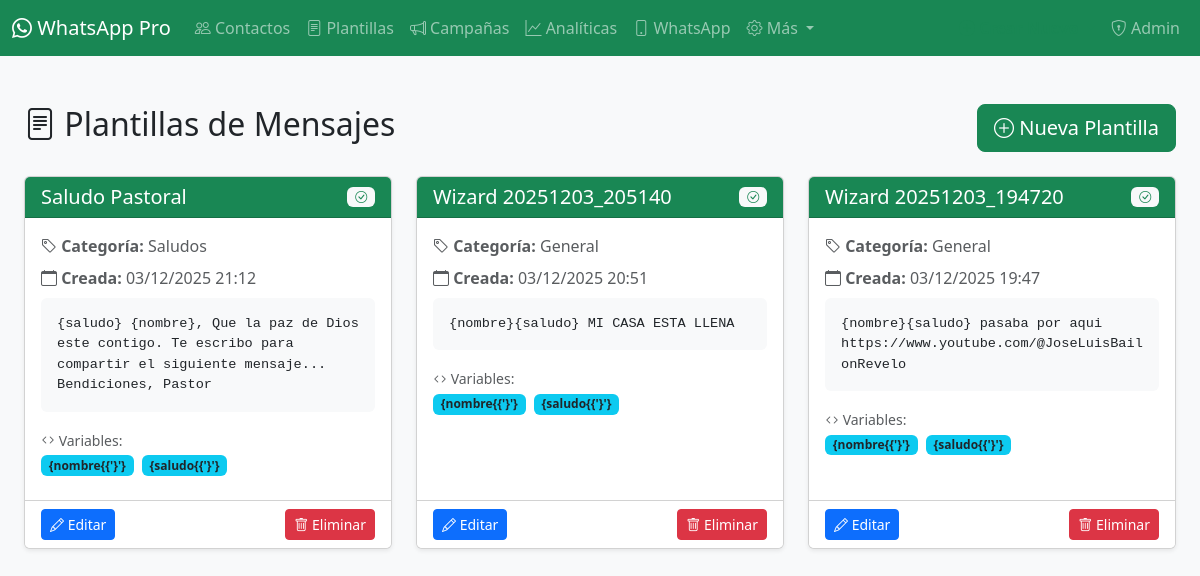
/templates/, run on the app's committed database.
### whatsapp/models.py (models this page shows, shortened)
class Template(models.Model):
    name = models.CharField(max_length=200)
    content = models.TextField()
    category = models.CharField(max_length=100, default='General')
    active = models.BooleanField(default=True)
    created_at = models.DateTimeField(auto_now_add=True)
    updated_at = models.DateTimeField(auto_now=True)
    variables_used = models.JSONField(default=list, blank=True)  # ['nombre', 'telefono', etc]
    preview_sample = models.TextField(blank=True)
    class Meta:
        ordering = ['-created_at']

### whatsapp/views.py (the view)
# urls.py: path('templates/', views.templates_list, name='templates_list'),
def templates_list(request):
    templates = Template.objects.all().order_by('-created_at')
    return render(request, 'templates_list.html', {'templates': templates})

### templates/templates_list.html (shortened to what this page needs)
{% extends "base.html" %}
{% block content %}
<div class="container-fluid py-4">
    <div class="row mb-4">
        <div class="col-12">
            <div class="d-flex justify-content-between align-items-center">
                <h2><i class="bi bi-file-text"></i> Plantillas de Mensajes</h2>
                <a href="{% url 'template_create' %}" class="btn btn-success btn-lg">
                    <i class="bi bi-plus-circle"></i> Nueva Plantilla
                </a>
            </div>
        </div>
    </div>
    <div class="row">
        {% for t in templates %}
        <div class="col-md-6 col-lg-4 mb-4">
            <div class="card shadow-sm h-100">
                <div class="card-header {% if t.active %}bg-success{% else %}bg-secondary{% endif %} text-white">
                    <div class="d-flex justify-content-between align-items-center">
                        <h5 class="mb-0">{{ t.name }}</h5>
                        {% if t.active %}
                        <span class="badge bg-light text-success"><i class="bi bi-check-circle"></i></span>
                        {% else %}
                        <span class="badge bg-light text-secondary"><i class="bi bi-pause-circle"></i></span>
                        {% endif %}
                    </div>
                </div>
                <div class="card-body">
                    <p class="text-muted mb-2">
                        <i class="bi bi-tag"></i> <strong>Categoría:</strong> {{ t.category }}
                    </p>
                    <p class="text-muted mb-2">
                        <i class="bi bi-calendar"></i> <strong>Creada:</strong> {{ t.created_at|date:"d/m/Y H:i" }}
                    </p>
                    <div class="bg-light p-3 rounded mb-3" style="max-height: 150px; overflow-y: auto;">
                        <pre style="white-space: pre-wrap; margin: 0; font-size: 0.85rem;">{{ t.content|truncatewords:30 }}</pre>
                    </div>
                    {% if t.variables_used %}
                    <div class="mb-2">
                        <small class="text-muted"><i class="bi bi-code"></i> Variables:</small><br>
                        {% for var in t.variables_used %}
                        <span class="badge bg-info text-dark me-1">{{'{'}}{{ var }}{{'}'}</span>
                        {% endfor %}
                    </div>
                    {% endif %}
                </div>
                <div class="card-footer bg-white">
                    <div class="d-flex justify-content-between">
                        <a href="{% url 'template_edit' t.pk %}" class="btn btn-sm btn-primary">
                            <i class="bi bi-pencil"></i> Editar
                        </a>
                        <a href="{% url 'template_delete' t.pk %}" class="btn btn-sm btn-danger">
                            <i class="bi bi-trash"></i> Eliminar
                        </a>
                    </div>
                </div>
            </div>
        </div>
        {% endfor %}
    </div>
</div>
{% endblock %}

### data on the page
Template: name "Saludo Pastoral", active True (drawn), category "Saludos", created_at "03/12/2025 21:12", content "{saludo} {nombre}, Que la paz de Dios este contigo. Te escribo para compartir el siguiente mensaje... Bendiciones, Pastor…", value "{" "{", variables_used "nombre" "saludo"
Template: name "Wizard 20251203_205140", active True (drawn), category "General", created_at "03/12/2025 20:51", content "{nombre}{saludo} MI CASA ESTA LLENA", value "{" "{", variables_used "nombre" "saludo"
Template: name "Wizard 20251203_194720", active True (drawn), category "General", created_at "03/12/2025 19:47", content "{nombre}{saludo} pasaba por aqui https://www.youtube.com/@JoseLuisBailonRevelo", value "{" "{", variables_used "nombre" "saludo"
